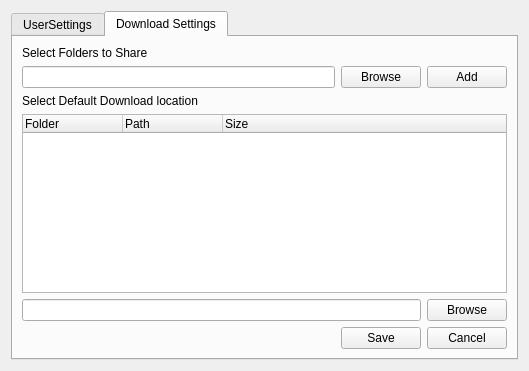
<?xml version="1.0" encoding="UTF-8"?>
<ui version="4.0">
 <class>Dialog</class>
 <widget class="QDialog" name="Dialog">
  <property name="geometry">
   <rect>
    <x>0</x>
    <y>0</y>
    <width>529</width>
    <height>371</height>
   </rect>
  </property>
  <property name="windowTitle">
   <string>Preferences</string>
  </property>
  <property name="modal">
   <bool>true</bool>
  </property>
  <layout class="QVBoxLayout" name="verticalLayout">
   <item>
    <widget class="QTabWidget" name="tabWidget">
     <property name="currentIndex">
      <number>1</number>
     </property>
     <widget class="QWidget" name="tab">
      <attribute name="title">
       <string>UserSettings</string>
      </attribute>
      <widget class="QWidget" name="layoutWidget">
       <property name="geometry">
        <rect>
         <x>30</x>
         <y>50</y>
         <width>321</width>
         <height>22</height>
        </rect>
       </property>
       <layout class="QHBoxLayout" name="horizontalLayout">
        <item>
         <widget class="QLabel" name="label">
          <property name="font">
           <font>
            <family>Tahoma</family>
            <pointsize>10</pointsize>
           </font>
          </property>
          <property name="text">
           <string>Name</string>
          </property>
         </widget>
        </item>
        <item>
         <widget class="QLineEdit" name="lineEdit"/>
        </item>
       </layout>
      </widget>
      <widget class="QWidget" name="layoutWidget">
       <property name="geometry">
        <rect>
         <x>30</x>
         <y>100</y>
         <width>321</width>
         <height>22</height>
        </rect>
       </property>
       <layout class="QHBoxLayout" name="horizontalLayout_2">
        <item>
         <widget class="QLabel" name="label_2">
          <property name="font">
           <font>
            <family>Tahoma</family>
            <pointsize>10</pointsize>
           </font>
          </property>
          <property name="text">
           <string>Email Address</string>
          </property>
         </widget>
        </item>
        <item>
         <widget class="QLineEdit" name="lineEdit_2"/>
        </item>
       </layout>
      </widget>
      <widget class="QWidget" name="layoutWidget">
       <property name="geometry">
        <rect>
         <x>170</x>
         <y>190</y>
         <width>158</width>
         <height>25</height>
        </rect>
       </property>
       <layout class="QHBoxLayout" name="horizontalLayout_3">
        <item>
         <widget class="QPushButton" name="pushButton">
          <property name="text">
           <string>Save</string>
          </property>
         </widget>
        </item>
        <item>
         <widget class="QPushButton" name="pushButton_2">
          <property name="text">
           <string>Cancel</string>
          </property>
         </widget>
        </item>
       </layout>
      </widget>
     </widget>
     <widget class="QWidget" name="tab_2">
      <attribute name="title">
       <string>Download Settings</string>
      </attribute>
      <layout class="QVBoxLayout" name="verticalLayout_4">
       <item>
        <layout class="QVBoxLayout" name="verticalLayout_2">
         <item>
          <widget class="QLabel" name="label_3">
           <property name="text">
            <string>Select Folders to Share</string>
           </property>
          </widget>
         </item>
         <item>
          <layout class="QHBoxLayout" name="horizontalLayout_4">
           <item>
            <widget class="QLineEdit" name="lineEdit_3"/>
           </item>
           <item>
            <widget class="QPushButton" name="pushButton_3">
             <property name="text">
              <string>Browse</string>
             </property>
            </widget>
           </item>
           <item>
            <widget class="QPushButton" name="pushButton_7">
             <property name="text">
              <string>Add</string>
             </property>
            </widget>
           </item>
          </layout>
         </item>
        </layout>
       </item>
       <item>
        <layout class="QVBoxLayout" name="verticalLayout_3">
         <item>
          <widget class="QLabel" name="label_4">
           <property name="text">
            <string>Select Default Download location</string>
           </property>
          </widget>
         </item>
         <item>
          <widget class="QTreeWidget" name="treeWidget">
           <column>
            <property name="text">
             <string>Folder</string>
            </property>
           </column>
           <column>
            <property name="text">
             <string>Path</string>
            </property>
           </column>
           <column>
            <property name="text">
             <string>Size</string>
            </property>
           </column>
          </widget>
         </item>
         <item>
          <layout class="QHBoxLayout" name="horizontalLayout_5">
           <item>
            <widget class="QLineEdit" name="lineEdit_4"/>
           </item>
           <item>
            <widget class="QPushButton" name="pushButton_4">
             <property name="text">
              <string>Browse</string>
             </property>
            </widget>
           </item>
          </layout>
         </item>
        </layout>
       </item>
       <item>
        <layout class="QHBoxLayout" name="horizontalLayout_6">
         <item>
          <spacer name="horizontalSpacer">
           <property name="orientation">
            <enum>Qt::Horizontal</enum>
           </property>
           <property name="sizeHint" stdset="0">
            <size>
             <width>40</width>
             <height>20</height>
            </size>
           </property>
          </spacer>
         </item>
         <item>
          <widget class="QPushButton" name="pushButton_5">
           <property name="text">
            <string>Save</string>
           </property>
          </widget>
         </item>
         <item>
          <widget class="QPushButton" name="pushButton_6">
           <property name="text">
            <string>Cancel</string>
           </property>
          </widget>
         </item>
        </layout>
       </item>
      </layout>
     </widget>
    </widget>
   </item>
  </layout>
 </widget>
 <resources/>
 <connections>
  <connection>
   <sender>pushButton_2</sender>
   <signal>clicked()</signal>
   <receiver>Dialog</receiver>
   <slot>reject()</slot>
   <hints>
    <hint type="sourcelabel">
     <x>311</x>
     <y>240</y>
    </hint>
    <hint type="destinationlabel">
     <x>344</x>
     <y>294</y>
    </hint>
   </hints>
  </connection>
  <connection>
   <sender>pushButton_6</sender>
   <signal>clicked()</signal>
   <receiver>Dialog</receiver>
   <slot>reject()</slot>
   <hints>
    <hint type="sourcelabel">
     <x>474</x>
     <y>341</y>
    </hint>
    <hint type="destinationlabel">
     <x>494</x>
     <y>368</y>
    </hint>
   </hints>
  </connection>
  <connection>
   <sender>pushButton</sender>
   <signal>clicked()</signal>
   <receiver>Dialog</receiver>
   <slot>accept()</slot>
   <hints>
    <hint type="sourcelabel">
     <x>224</x>
     <y>238</y>
    </hint>
    <hint type="destinationlabel">
     <x>184</x>
     <y>365</y>
    </hint>
   </hints>
  </connection>
 </connections>
</ui>
